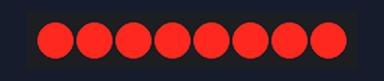
This program was run on a simulated Raspberry Pi (header pin numbers). On the bench: 8 shift-register outputs drawn as a row of LEDs (first output left, lit = HIGH).

Above: at 0.2 s.
At 1.2 s:
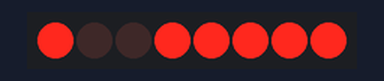
At 2.7 s:
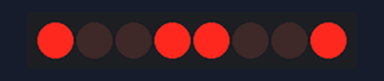
At 5.2 s:
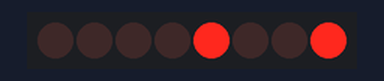
At 7.7 s:
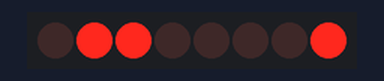
At 10.7 s:
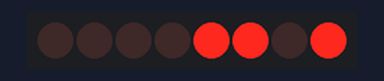
Timing chart, 0 to 11.1 s (numbered marks = the images above):
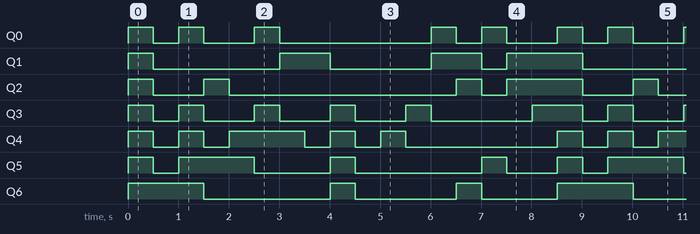

Measured:
- by itself, Q1: repeats every 8.5 s: LOW 2.5 s, HIGH 1.0 s, LOW 2.0 s, HIGH 1.0 s, LOW 0.50 s, HIGH 1.5 s
- by itself, Q2: repeats every 8.5 s: LOW 1.0 s, HIGH 0.50 s, LOW 4.5 s, HIGH 0.50 s, LOW 0.50 s, HIGH 1.5 s
- by itself, Q3: repeats every 8.5 s: LOW 0.50 s, 3 × (HIGH 0.50 s, LOW 1.0 s), HIGH 0.50 s, LOW 2.0 s, HIGH 1.0 s
- by itself, Q4: repeats every 8.5 s: LOW 0.50 s, HIGH 0.50 s, LOW 0.50 s, HIGH 1.5 s, 2 × (LOW 0.50 s, HIGH 0.50 s), LOW 3.0 s, HIGH 0.50 s
- by itself, Q5: repeats every 8.5 s: LOW 0.50 s, HIGH 1.5 s, LOW 1.5 s, HIGH 0.50 s, LOW 2.5 s, HIGH 0.50 s, LOW 1.0 s, HIGH 0.50 s
- by itself, Q6: repeats every 8.5 s: LOW 2.5 s, HIGH 0.50 s, LOW 2.0 s, HIGH 0.50 s, LOW 1.5 s, HIGH 1.5 s
- by itself, Q0: repeats every 8.5 s: LOW 0.50 s, HIGH 0.50 s, LOW 1.0 s, HIGH 0.50 s, LOW 3.0 s, HIGH 0.50 s, LOW 0.50 s, HIGH 0.50 s, LOW 1.0 s, HIGH 0.50 s

The program:

SevenSegmentDisplay.py
```python
import RPi.GPIO as GPIO
import time
import typing

dataPin = 11
latchPin = 13
clockPin = 15

class Chip74HC595(object):
    def __init__(self, dataPin, latchPin, clockPin):
        self.dataPin = dataPin
        self.latchPin = latchPin
        self.clockPin = clockPin

    def outputPins(self, outputDecimalPoint: bool, outputMiddleBar: bool, outputTopLeft: bool, outputBottomLeft: bool, outputBottomBar: bool, outputBottomRight: bool, outputTopRight: bool, outputTopBar: bool):
        for i in range(0,8):
            GPIO.output(latchPin,GPIO.LOW)
            for j in range(0,8):
                GPIO.output(clockPin,GPIO.LOW)
                GPIO.output(dataPin,
                            GPIO.LOW
                            if (j == 0 and outputDecimalPoint)
                            or (j == 1 and outputMiddleBar)
                            or (j == 2 and outputTopLeft)
                            or (j == 3 and outputBottomLeft)
                            or (j == 4 and outputBottomBar)
                            or (j == 5 and outputBottomRight)
                            or (j == 6 and outputTopRight)
                            or (j == 7 and outputTopBar)
                            else GPIO.HIGH)
                GPIO.output(clockPin,GPIO.HIGH)
            GPIO.output(latchPin,GPIO.HIGH)
    def displayNothing(self):
        self.outputPins(False,False,False,False,False,False,False,False)
    def displayZero(self):
        self.outputPins(False,False,True,True,True,True,True,True)
    def displayOne(self):
        self.outputPins(False,False,False,False,False,True,True,False)
    def displayTwo(self):
        self.outputPins(False,True,False,True,True,False,True,True)
    def displayThree(self):
        self.outputPins(False,True,False,False,True,True,True,True)
    def displayFour(self):
        self.outputPins(False,True,True,False,False,True,True,False)
    def displayFive(self):
        self.outputPins(False,True,True,False,True,True,False,True)
    def displaySix(self):
        self.outputPins(False,True,True,True,True,True,False,True)
    def displaySeven(self):
        self.outputPins(False,False,False,False,False,True,True,True)
    def displayEight(self):
        self.outputPins(False,True,True,True,True,True,True,True)
    def displayNine(self):
        self.outputPins(False,True,True,False,True,True,True,True)
    def displayA(self):
        self.outputPins(False,True,True,True,False,True,True,True)
    def displayB(self):
        self.outputPins(False,True,True,True,True,True,False,False)
    def displayC(self):
        self.outputPins(False,False,True,True,True,False,False,True)
    def displayD(self):
        self.outputPins(False,True,False,True,True,True,True,False)
    def displayE(self):
        self.outputPins(False,True,True,True,True,False,False,True)
    def displayF(self):
        self.outputPins(False,True,True,True,False,False,False,True)

chip = Chip74HC595(dataPin,latchPin,clockPin)

if __name__ == '__main__':
    GPIO.setmode(GPIO.BOARD)
    GPIO.setup(dataPin, GPIO.OUT)
    GPIO.setup(latchPin, GPIO.OUT)
    GPIO.setup(clockPin, GPIO.OUT)
    try:
        sleepInterval = 0.5
        while True:
            chip.displayNothing()
            time.sleep(sleepInterval)
            chip.displayZero()
            time.sleep(sleepInterval)
            chip.displayOne()
            time.sleep(sleepInterval)
            chip.displayTwo()
            time.sleep(sleepInterval)
            chip.displayThree()
            time.sleep(sleepInterval)
            chip.displayFour()
            time.sleep(sleepInterval)
            chip.displayFive()
            time.sleep(sleepInterval)
            chip.displaySix()
            time.sleep(sleepInterval)
            chip.displaySeven()
            time.sleep(sleepInterval)
            chip.displayEight()
            time.sleep(sleepInterval)
            chip.displayNine()
            time.sleep(sleepInterval)
            chip.displayA()
            time.sleep(sleepInterval)
            chip.displayB()
            time.sleep(sleepInterval)
            chip.displayC()
            time.sleep(sleepInterval)
            chip.displayD()
            time.sleep(sleepInterval)
            chip.displayE()
            time.sleep(sleepInterval)
            chip.displayF()
            time.sleep(sleepInterval)
    finally:
        GPIO.cleanup()
```
